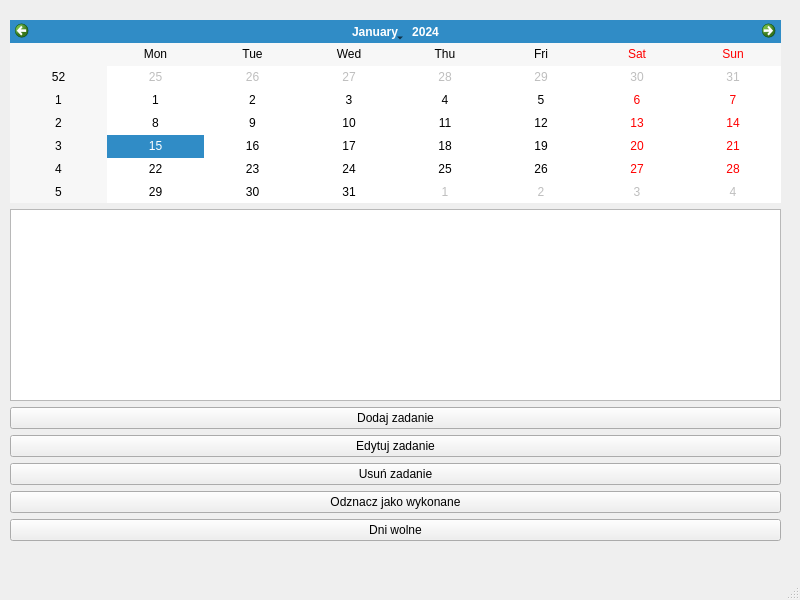
<?xml version="1.0" encoding="UTF-8"?>
<ui version="4.0">
 <class>MainWindow</class>
 <widget class="QMainWindow" name="MainWindow">
  <property name="geometry">
   <rect>
    <x>0</x>
    <y>0</y>
    <width>800</width>
    <height>600</height>
   </rect>
  </property>
  <property name="windowTitle">
   <string>MainWindow</string>
  </property>
  <widget class="QWidget" name="centralwidget">
   <widget class="QWidget" name="verticalLayoutWidget">
    <property name="geometry">
     <rect>
      <x>10</x>
      <y>20</y>
      <width>771</width>
      <height>521</height>
     </rect>
    </property>
    <layout class="QVBoxLayout" name="verticalLayout">
     <item>
      <widget class="QCalendarWidget" name="calendarWidget"/>
     </item>
     <item>
      <widget class="QListWidget" name="taskListWidget"/>
     </item>
     <item>
      <widget class="QPushButton" name="addTaskButton">
       <property name="text">
        <string>Dodaj zadanie</string>
       </property>
      </widget>
     </item>
     <item>
      <widget class="QPushButton" name="editTaskButton">
       <property name="text">
        <string>Edytuj zadanie</string>
       </property>
      </widget>
     </item>
     <item>
      <widget class="QPushButton" name="removeTaskButton">
       <property name="text">
        <string>Usuń zadanie</string>
       </property>
      </widget>
     </item>
     <item>
      <widget class="QPushButton" name="doneTaskButton">
       <property name="text">
        <string>Odznacz jako wykonane</string>
       </property>
      </widget>
     </item>
     <item>
      <widget class="QPushButton" name="freedayButton">
       <property name="text">
        <string>Dni wolne</string>
       </property>
      </widget>
     </item>
    </layout>
   </widget>
  </widget>
  <widget class="QStatusBar" name="statusbar"/>
  <widget class="QMenuBar" name="Menusettings">
   <property name="geometry">
    <rect>
     <x>0</x>
     <y>0</y>
     <width>800</width>
     <height>24</height>
    </rect>
   </property>
  </widget>
  <action name="actionSettings">
   <property name="icon">
    <iconset theme="QIcon::ThemeIcon::DocumentProperties"/>
   </property>
   <property name="text">
    <string>Opcje</string>
   </property>
   <property name="menuRole">
    <enum>QAction::MenuRole::NoRole</enum>
   </property>
  </action>
 </widget>
 <resources/>
 <connections/>
</ui>
